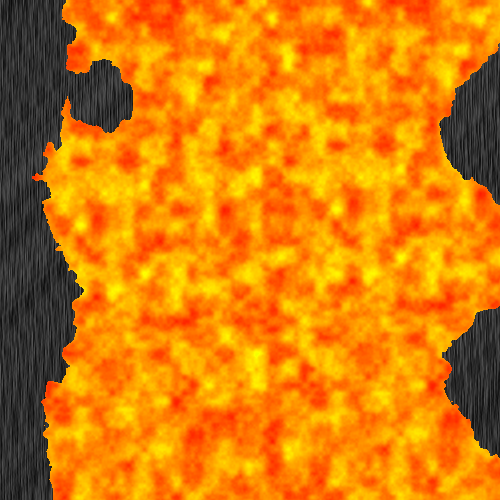
Frame 1 (no input)
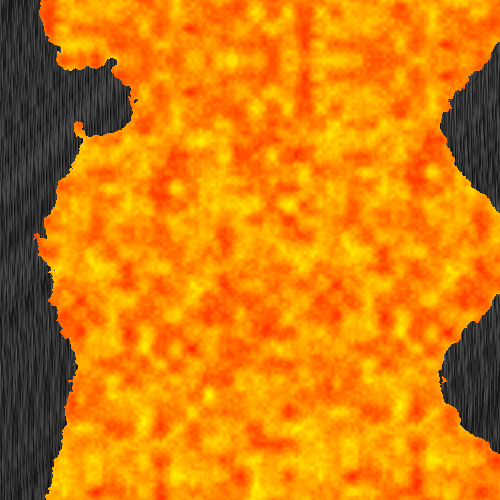
Frame 60 (the mouse pressed at the canvas centre just before this capture)
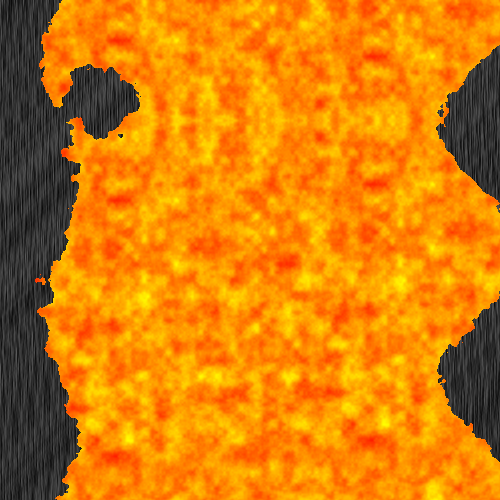
Frame 120 (the mouse held since frame 60 and released just before this capture)

The Processing sketch that drew these frames (run headless with seeded random() and noise(); from frame 60 on, the mouse is pressed at the canvas centre):

// Processing sketch: LavaFlow
// ── LavaFlow.pde
int x,y,i,w=500,c;float d=16,f,n,l=99,p=40;void setup(){size(500,500);colorMode(HSB,l);}
void draw(){f++;for(i=0;i<w*w;i++){x=i%w;y=i/w;n=noise(x/d,(y-f)/d,f/d)*p;c=x<sin((y-f)/p)*d+n+p|x>cos(y/p)*p+w-n|dist(l,l,x,y)<d+n?color(noise(x,y/d)*p,d):color(n/2,l,l,p);set(x,y,c);}}//p5t
